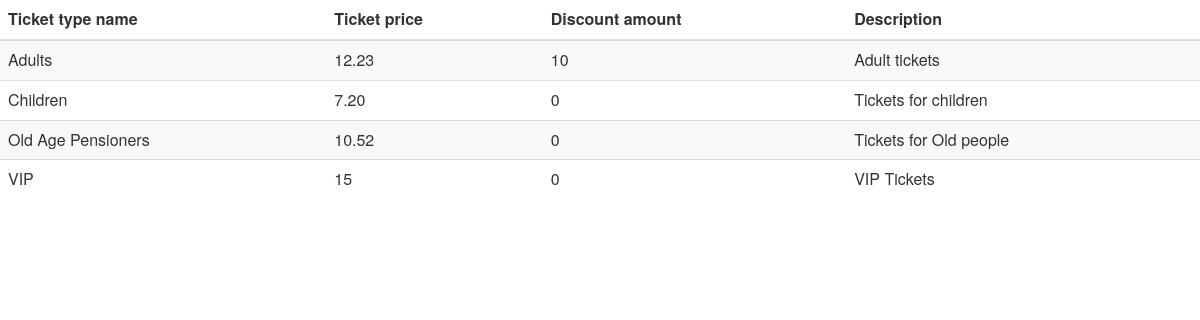
Page /admin/view_ticket_types.php (signed in) on the committed database.
### tables this page shows
CREATE TABLE `ticket_types` (
  `ticket_type_id` int(11) NOT NULL AUTO_INCREMENT,
  `ticket_type_name` varchar(255) NOT NULL,
  `ticket_price` varchar(255) NOT NULL,
  `on_discount` varchar(255) NOT NULL,
  `discount_amount` varchar(255) NOT NULL,
  `description` text NOT NULL,
  PRIMARY KEY (`ticket_type_id`)
);

### admin/view_ticket_types.php (the view, shortened to what this page needs)
  <?php
  require_once("../includes.php");
$con = connect();
    $sql = "select `user_type` from `users` where `email`='".$_SESSION['email']."'";
    $result = mysqli_query($con, $sql);
if('0'==mysqli_fetch_array($result)[0]){
  ?>
  <table class="table table-striped">
    <thead>
      <tr>
        <th>Ticket type name</th>
        <th>Ticket price</th>
        <th>Discount amount</th>
        <th>Description</th>
      </tr>
    </thead>
    <tbody>
    <?php
      $sql = "select `ticket_type_name`,`ticket_price`,`discount_amount`,`description`"
      ." from `ticket_types`;";
    $result = mysqli_query($con, $sql);
while($row=mysqli_fetch_array($result))
{
    echo("<tr>");
    echo("<td>".$row['ticket_type_name']."</td>");
    echo("<td>".$row['ticket_price']."</td>");
    echo("<td>".$row['discount_amount']."</td>");
    echo("<td>".$row['description']."</td>");
    echo("</tr>");
}
echo("</tbody>");
echo("</table>");
}
?>

### includes.php (shortened to what this page needs)
<link href="http://localhost/Lindesfrane/bootstrap/css/bootstrap.min.css" rel="stylesheet" type="text/css">
<link href="http://localhost/Lindesfrane/css/material-design-switch.css" rel="stylesheet" type="text/css">

### rows in the picture
ticket_types: ticket_type_name "Adults", ticket_price "12.23", discount_amount "10", description "Adult tickets"
ticket_types: ticket_type_name "Children", ticket_price "7.20", discount_amount "0", description "Tickets for children"
ticket_types: ticket_type_name "Old Age Pensioners", ticket_price "10.52", discount_amount "0", description "Tickets for Old people"
ticket_types: ticket_type_name "VIP", ticket_price "15", discount_amount "0", description "VIP Tickets"
